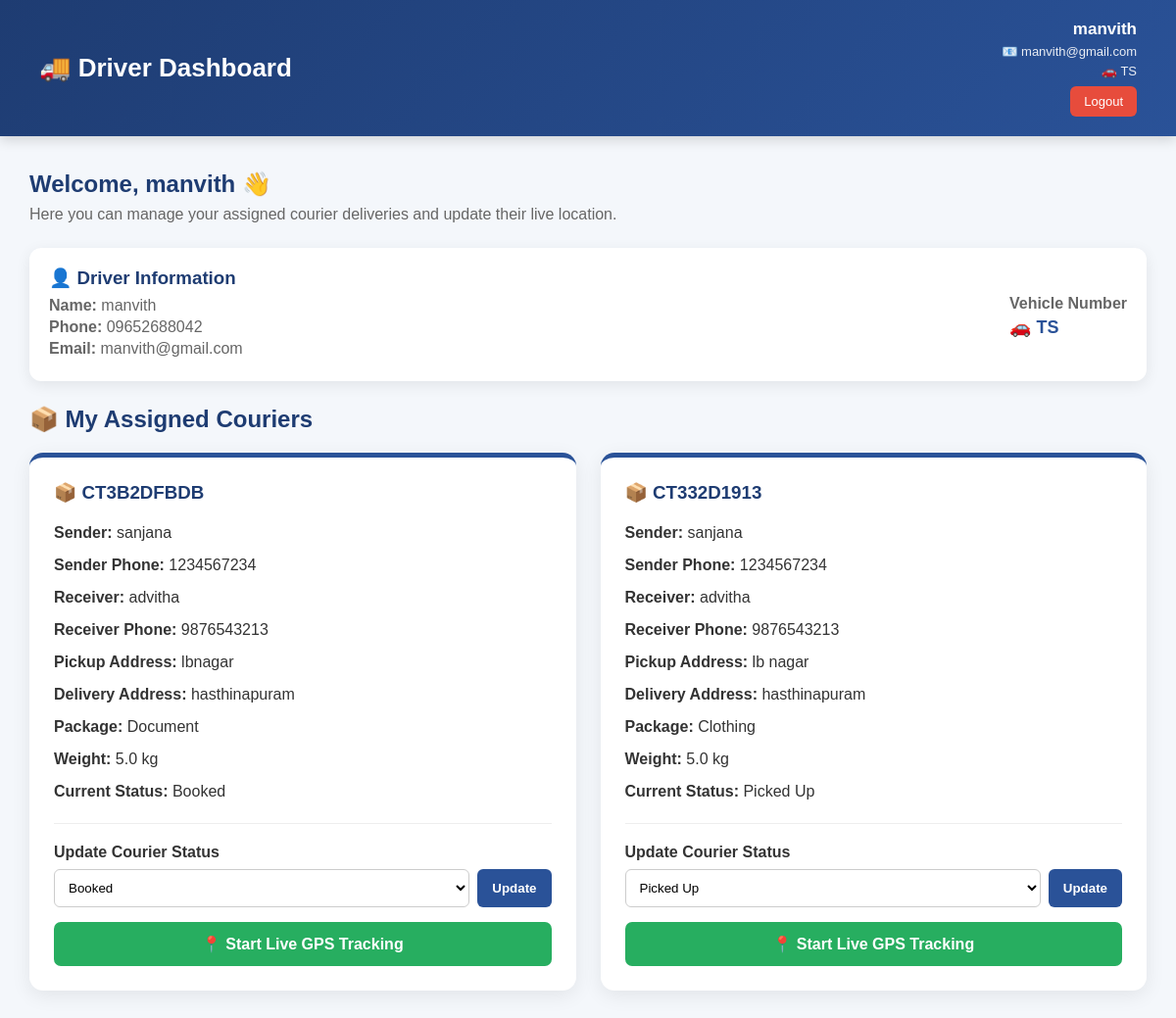
/driver-dashboard (signed in), run on the app's committed database.
### tables this page shows
CREATE TABLE drivers (
            id INTEGER PRIMARY KEY AUTOINCREMENT,
            name TEXT NOT NULL,
            phone TEXT NOT NULL,
            email TEXT UNIQUE NOT NULL,
            password TEXT NOT NULL,
            vehicle_number TEXT NOT NULL
        );

CREATE TABLE couriers (
            id INTEGER PRIMARY KEY AUTOINCREMENT,
            tracking_id TEXT UNIQUE NOT NULL,
            sender_name TEXT NOT NULL,
            sender_phone TEXT NOT NULL,
            receiver_name TEXT NOT NULL,
            receiver_phone TEXT NOT NULL,
            pickup_address TEXT NOT NULL,
            delivery_address TEXT NOT NULL,
            package_type TEXT NOT NULL,
            weight REAL,
            status TEXT DEFAULT 'Booked',
            booking_date TIMESTAMP DEFAULT CURRENT_TIMESTAMP
        , latitude REAL, longitude REAL, driver_id INTEGER);

### app.py (the view)
@app.route("/driver-dashboard")
def driver_dashboard():
    if "driver_id" not in session:
        return redirect(url_for("driver_login"))
    driver_id = session["driver_id"]
    connection = sqlite3.connect("database/courier.db")
    connection.row_factory = sqlite3.Row
    cursor = connection.cursor()
    cursor.execute("""
        SELECT *
        FROM drivers
        WHERE id = ?
    """, (driver_id,))
    driver = cursor.fetchone()
    cursor.execute("""
        SELECT *
        FROM couriers
        WHERE driver_id = ?
        ORDER BY rowid DESC
    """, (driver_id,))
    couriers = cursor.fetchall()
    connection.close()
    return render_template(
        "driver_dashboard.html",
        driver=driver,
        couriers=couriers
    )

### templates/driver_dashboard.html (shortened to what this page needs)
<!DOCTYPE html>
<html lang="en">
<head>
</head>
<body>
<header class="header">
    <div>
        <h1>
            🚚 Driver Dashboard
        </h1>
    </div>
    <div class="driver-info">
        <strong>
            {{ driver["name"] }}
        </strong>
        <span>
            📧 {{ driver["email"] }}
        </span>
        <span>
            🚗 {{ driver["vehicle_number"] }}
        </span>
        <a
            href="{{ url_for('driver_logout') }}"
            class="logout-btn"
        >
            Logout
        </a>
    </div>
</header>
<div class="container">
    <div class="welcome">
        <h2>
            Welcome, {{ driver["name"] }} 👋
        </h2>
        <p>
            Here you can manage your assigned courier deliveries
            and update their live location.
        </p>
    </div>
    <div class="driver-card">
        <div>
            <h3>
                👤 Driver Information
            </h3>
            <p>
                <strong>Name:</strong>
                {{ driver["name"] }}
            </p>
            <p>
                <strong>Phone:</strong>
                {{ driver["phone"] }}
            </p>
            <p>
                <strong>Email:</strong>
                {{ driver["email"] }}
            </p>
        </div>
        <div>
            <p>
                <strong>Vehicle Number</strong>
            </p>
            <div class="vehicle">
                🚗 {{ driver["vehicle_number"] }}
            </div>
        </div>
    </div>
    {% if couriers %}
        <h2 style="margin-bottom: 20px; color: #1e3c72;">
            📦 My Assigned Couriers
        </h2>
        <div class="courier-grid">
            {% for courier in couriers %}
                <div class="courier-card">
                    <h3>
                        📦
                        {{ courier["tracking_id"] }}
                    </h3>
                    <div class="details">
                        <p>
                            <strong>
                                Sender:
                            </strong>
                            {{ courier["sender_name"] }}
                        </p>
                        <p>
                            <strong>
                                Sender Phone:
                            </strong>
                            {{ courier["sender_phone"] }}
                        </p>
                        <p>
                            <strong>
                                Receiver:
                            </strong>
                            {{ courier["receiver_name"] }}
                        </p>
                        <p>
                            <strong>
                                Receiver Phone:
                            </strong>
                            {{ courier["receiver_phone"] }}
                        </p>
                        <p>
                            <strong>
                                Pickup Address:
                            </strong>
                            {{ courier["pickup_address"] }}
                        </p>
                        <p>
                            <strong>
                                Delivery Address:
                            </strong>
                            {{ courier["delivery_address"] }}
                        </p>
                        <p>
                            <strong>
                                Package:
                            </strong>
                            {{ courier["package_type"] }}
                        </p>
                        <p>
                            <strong>
                                Weight:
                            </strong>
                            {{ courier["weight"] }} kg
                        </p>
                        <p>
                            <strong>
                                Current Status:
                            </strong>
                            {{ courier["status"] }}
                        </p>
                    </div>
                    <div class="status-section">
                        <label>
                            Update Courier Status
                        </label>
                        <form
                            action="{{ url_for('driver_update_status') }}"
                            method="POST"
                            class="status-form"
                        >
                            <select name="status" required>
                                <option
                                    value="Booked"
                                    {% if courier["status"] == "Booked" %}
                                        selected
                                    {% endif %}
                                >
                                    Booked
                                </option>
                                <option
                                    value="Picked Up"
                                    {% if courier["status"] == "Picked Up" %}
                                        selected
                                    {% endif %}
                                >
                                    Picked Up
                                </option>
                            </select>
                            <button
                                type="submit"
                                class="update-btn"
                            >
                                Update
                            </button>
                        </form>
                    </div>
                    <a
                        href="{{ url_for(
                            'driver_tracking',
                            tracking_id=courier['tracking_id']
                        ) }}"
                        class="gps-btn"
                    >
                        📍 Start Live GPS Tracking
                    </a>
                </div>
            {% endfor %}
        </div>
    {% endif %}
</div>
</body>
</html>

### templates/driver_dashboard.html (style rules this page uses)
* { box-sizing: border-box; margin: 0; padding: 0; font-family: Arial, sans-serif; }
body { min-height: 100vh; background: #f4f7fb; color: #333; }
.header { background: linear-gradient( 135deg, #1e3c72, #2a5298 ); color: white; padding: 20px 40px; display: flex; justify-content: space-between; align-items: center; box-shadow: 0 4px 12px rgba(0,0,0,0.15); }
.header h1 { font-size: 26px; }
.driver-info { text-align: right; }
.driver-info strong { font-size: 17px; }
.driver-info span { display: block; font-size: 13px; margin-top: 5px; opacity: 0.9; }
.logout-btn { display: inline-block; margin-top: 8px; padding: 8px 14px; background: #e74c3c; color: white; text-decoration: none; border-radius: 6px; font-size: 13px; }
.container { width: 95%; max-width: 1200px; margin: 35px auto; }
.welcome { margin-bottom: 25px; }
.welcome h2 { color: #1e3c72; margin-bottom: 8px; }
.welcome p { color: #666; }
.driver-card { background: white; padding: 20px; border-radius: 12px; margin-bottom: 25px; box-shadow: 0 4px 15px rgba(0,0,0,0.08); display: flex; justify-content: space-between; align-items: center; }
.driver-card h3 { color: #1e3c72; margin-bottom: 8px; }
.driver-card p { color: #666; margin: 4px 0; }
.vehicle { font-size: 18px; font-weight: bold; color: #2a5298; }
.courier-grid { display: grid; grid-template-columns: repeat(auto-fit, minmax(320px, 1fr)); gap: 25px; }
.courier-card { background: white; border-radius: 14px; padding: 25px; box-shadow: 0 5px 20px rgba(0,0,0,0.08); border-top: 5px solid #2a5298; }
.courier-card h3 { color: #1e3c72; margin-bottom: 18px; word-break: break-all; }
.details { margin-bottom: 18px; }
.details p { margin: 9px 0; line-height: 1.5; }
.details strong { color: #333; }
.status-section { margin-top: 20px; padding-top: 20px; border-top: 1px solid #eee; }
.status-section label { display: block; font-weight: bold; margin-bottom: 8px; }
.status-form { display: flex; gap: 8px; }
.status-form select { flex: 1; padding: 10px; border: 1px solid #ccc; border-radius: 6px; background: white; }
.update-btn { padding: 10px 15px; background: #2a5298; color: white; border: none; border-radius: 6px; cursor: pointer; font-weight: bold; }
.gps-btn { display: block; width: 100%; margin-top: 15px; padding: 13px; text-align: center; background: #27ae60; color: white; text-decoration: none; border-radius: 7px; font-weight: bold; }

### data on the page
drivers: name "manvith", email "manvith@gmail.com", vehicle_number "TS", phone "09652688042"
couriers: tracking_id "CT3B2DFBDB", sender_name "sanjana", sender_phone "1234567234", receiver_name "advitha", receiver_phone "9876543213", pickup_address "lbnagar", delivery_address "hasthinapuram", package_type "Document", weight "5.0", status "Booked"
couriers: tracking_id "CT332D1913", sender_name "sanjana", sender_phone "1234567234", receiver_name "advitha", receiver_phone "9876543213", pickup_address "lb nagar", delivery_address "hasthinapuram", package_type "Clothing", weight "5.0", status "Picked Up"
